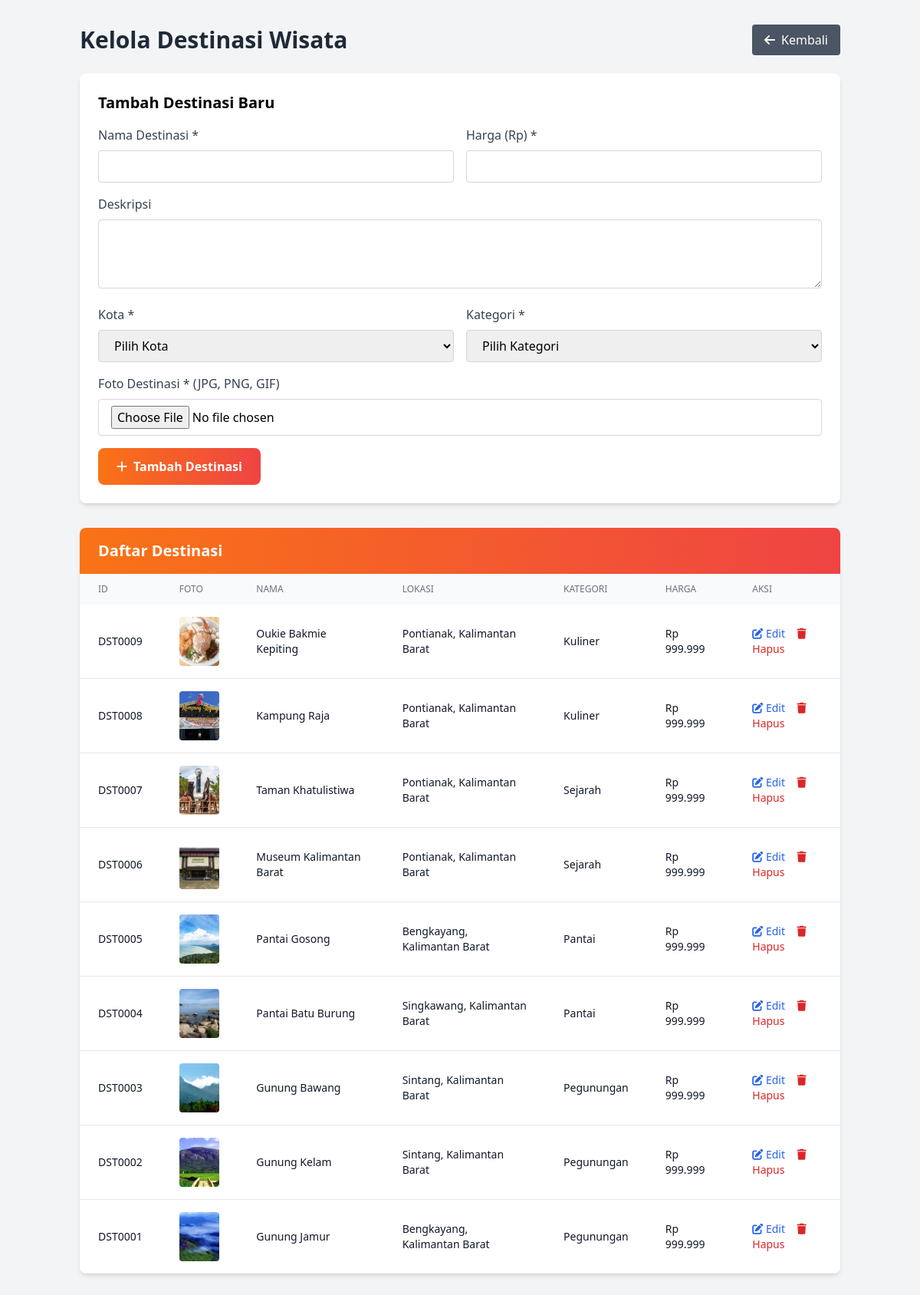
The page /admin-panel/manage-destinasi.php on the database its author committed.
### tables this page shows
CREATE TABLE `destinasi` (
  `id` varchar(7) NOT NULL,
  `nama_destinasi` varchar(255) NOT NULL,
  `deskripsi` text NOT NULL,
  `id_kota` int(11) NOT NULL,
  `id_kategori` int(11) NOT NULL,
  `harga` int(10) NOT NULL,
  `foto` varchar(255) NOT NULL
);

CREATE TABLE `kota` (
  `id` int(11) NOT NULL,
  `kota` varchar(255) NOT NULL,
  `id_provinsi` int(11) NOT NULL
);

CREATE TABLE `provinsi` (
  `id` int(11) NOT NULL,
  `provinsi` varchar(255) NOT NULL
);

CREATE TABLE `kategori` (
  `id` int(11) NOT NULL,
  `kategori` varchar(255) NOT NULL
);

### admin-panel/manage-destinasi.php (the view, shortened to what this page needs)
<?php
require_once '../backend/connection.php';
$edit_data = null;
$destinasi_list = $conn->query("SELECT d.*, k.kota, p.provinsi, kat.kategori FROM destinasi d JOIN kota k ON d.id_kota = k.id JOIN provinsi p ON k.id_provinsi = p.id JOIN kategori kat ON d.id_kategori = kat.id ORDER BY d.id DESC");
?>
<!DOCTYPE html>
<html lang="id">
<head>
    <script src="https://cdn.tailwindcss.com"></script>
    <link rel="stylesheet" href="https://cdnjs.cloudflare.com/ajax/libs/font-awesome/6.4.2/css/all.min.css">
</head>
<body class="bg-gray-100">
    <div class="container mx-auto px-4 py-8">
        <div class="flex justify-between items-center mb-6">
            <h1 class="text-3xl font-bold text-gray-800">Kelola Destinasi Wisata</h1>
            <a href="home-admin.php" class="bg-gray-600 text-white px-4 py-2 rounded hover:bg-gray-700">
                <i class="fas fa-arrow-left mr-2"></i>Kembali
            </a>
        </div>
        <div class="bg-white rounded-lg shadow-md p-6 mb-8">
            <h2 class="text-xl font-semibold mb-4"><?= $edit_data ? 'Edit Destinasi' : 'Tambah Destinasi Baru' ?></h2>
            <form action="" method="POST" enctype="multipart/form-data" class="space-y-4">
                <div class="grid md:grid-cols-2 gap-4">
                    <div>
                        <label class="block text-gray-700 font-medium mb-2">Nama Destinasi *</label>
                        <input type="text" name="nama_destinasi" required style="text-transform: capitalize;" value="<?= $edit_data ? htmlspecialchars($edit_data['nama_destinasi']) : '' ?>" class="w-full px-4 py-2 border border-gray-300 rounded focus:outline-none focus:ring-2 focus:ring-orange-500">
                    </div>
                    <div>
                        <label class="block text-gray-700 font-medium mb-2">Harga (Rp) *</label>
                        <input type="number" name="harga" required min="0" value="<?= $edit_data ? $edit_data['harga'] : '' ?>" class="w-full px-4 py-2 border border-gray-300 rounded focus:outline-none focus:ring-2 focus:ring-orange-500">
                    </div>
                </div>
                <div>
                    <label class="block text-gray-700 font-medium mb-2">Deskripsi</label>
                    <textarea name="deskripsi" rows="3" class="w-full px-4 py-2 border border-gray-300 rounded focus:outline-none focus:ring-2 focus:ring-orange-500"><?= $edit_data ? htmlspecialchars($edit_data['deskripsi']) : '' ?></textarea>
                </div>
                <div class="grid md:grid-cols-2 gap-4">
                    <div>
                        <label class="block text-gray-700 font-medium mb-2">Kota *</label>
                        <select name="id_kota" required class="w-full px-4 py-2 border border-gray-300 rounded focus:outline-none focus:ring-2 focus:ring-orange-500">
                            <option value="">Pilih Kota</option>
                        </select>
                    </div>
                    <div>
                        <label class="block text-gray-700 font-medium mb-2">Kategori *</label>
                        <select name="id_kategori" required class="w-full px-4 py-2 border border-gray-300 rounded focus:outline-none focus:ring-2 focus:ring-orange-500">
                            <option value="">Pilih Kategori</option>
                        </select>
                    </div>
                </div>
                <div>
                    <label class="block text-gray-700 font-medium mb-2">Foto Destinasi <?= $edit_data ? '(Kosongkan jika tidak ingin mengubah foto)' : '*' ?> (JPG, PNG, GIF)</label>
                    <input type="file" name="foto" <?= $edit_data ? '' : 'required' ?> accept="image/*" class="w-full px-4 py-2 border border-gray-300 rounded focus:outline-none focus:ring-2 focus:ring-orange-500">
                </div>
                <div class="flex gap-3">
                    <button type="submit" name="<?= $edit_data ? 'edit_destinasi' : 'tambah_destinasi' ?>" class="bg-gradient-to-r from-orange-500 to-red-500 text-white px-6 py-3 rounded-lg hover:from-orange-600 hover:to-red-600 font-semibold">
                        <i class="fas <?= $edit_data ? 'fa-save' : 'fa-plus' ?> mr-2"></i><?= $edit_data ? 'Update Destinasi' : 'Tambah Destinasi' ?>
                    </button>
                </div>
            </form>
        </div>
        <div class="bg-white rounded-lg shadow-md overflow-hidden">
            <div class="px-6 py-4 bg-gradient-to-r from-orange-500 to-red-500">
                <h2 class="text-xl font-semibold text-white">Daftar Destinasi</h2>
            </div>
            <div class="overflow-x-auto">
                <table class="w-full">
                    <thead class="bg-gray-50">
                        <tr>
                            <th class="px-6 py-3 text-left text-xs font-medium text-gray-500 uppercase">ID</th>
                            <th class="px-6 py-3 text-left text-xs font-medium text-gray-500 uppercase">Foto</th>
                            <th class="px-6 py-3 text-left text-xs font-medium text-gray-500 uppercase">Nama</th>
                            <th class="px-6 py-3 text-left text-xs font-medium text-gray-500 uppercase">Lokasi</th>
                            <th class="px-6 py-3 text-left text-xs font-medium text-gray-500 uppercase">Kategori</th>
                            <th class="px-6 py-3 text-left text-xs font-medium text-gray-500 uppercase">Harga</th>
                            <th class="px-6 py-3 text-left text-xs font-medium text-gray-500 uppercase">Aksi</th>
                        </tr>
                    </thead>
                    <tbody class="divide-y divide-gray-200">
                        <?php while($dest = $destinasi_list->fetch_assoc()): ?>
                        <tr class="hover:bg-gray-50">
                            <td class="px-6 py-4 text-sm text-gray-900"><?= $dest['id'] ?></td>
                            <td class="px-6 py-4">
                                <img src="../backend/img/<?= htmlspecialchars($dest['foto']) ?>" alt="<?= htmlspecialchars($dest['nama_destinasi']) ?>" class="w-16 h-16 object-cover rounded">
                            </td>
                            <td class="px-6 py-4 text-sm text-gray-900"><?= htmlspecialchars($dest['nama_destinasi']) ?></td>
                            <td class="px-6 py-4 text-sm text-gray-900"><?= htmlspecialchars($dest['kota']) ?>, <?= htmlspecialchars($dest['provinsi']) ?></td>
                            <td class="px-6 py-4 text-sm text-gray-900"><?= htmlspecialchars($dest['kategori']) ?></td>
                            <td class="px-6 py-4 text-sm text-gray-900">Rp <?= number_format($dest['harga'], 0, ',', '.') ?></td>
                            <td class="px-6 py-4 text-sm space-x-3">
                                <a href="?edit=<?= $dest['id'] ?>" class="text-blue-600 hover:text-blue-800">
                                    <i class="fas fa-edit"></i> Edit
                                </a>
                                <a href="?delete=<?= $dest['id'] ?>" onclick="return confirm('Yakin ingin menghapus destinasi ini?')" class="text-red-600 hover:text-red-800">
                                    <i class="fas fa-trash"></i> Hapus
                                </a>
                            </td>
                        </tr>
                        <?php endwhile; ?>
                    </tbody>
                </table>
            </div>
        </div>
    </div>
</body>
</html>

### rows shown on the page
destinasi: id "DST0009", foto (picture), nama_destinasi "Oukie Bakmie Kepiting", id_kota.kota "Pontianak", provinsi.provinsi "Kalimantan Barat", id_kategori.kategori "Kuliner", harga "999.999"
destinasi: id "DST0008", foto (picture), nama_destinasi "Kampung Raja", id_kota.kota "Pontianak", provinsi.provinsi "Kalimantan Barat", id_kategori.kategori "Kuliner", harga "999.999"
destinasi: id "DST0007", foto (picture), nama_destinasi "Taman Khatulistiwa", id_kota.kota "Pontianak", provinsi.provinsi "Kalimantan Barat", id_kategori.kategori "Sejarah", harga "999.999"
destinasi: id "DST0006", foto (picture), nama_destinasi "Museum Kalimantan Barat", id_kota.kota "Pontianak", provinsi.provinsi "Kalimantan Barat", id_kategori.kategori "Sejarah", harga "999.999"
destinasi: id "DST0005", foto (picture), nama_destinasi "Pantai Gosong", id_kota.kota "Bengkayang", provinsi.provinsi "Kalimantan Barat", id_kategori.kategori "Pantai", harga "999.999"
destinasi: id "DST0004", foto (picture), nama_destinasi "Pantai Batu Burung", id_kota.kota "Singkawang", provinsi.provinsi "Kalimantan Barat", id_kategori.kategori "Pantai", harga "999.999"
destinasi: id "DST0003", foto (picture), nama_destinasi "Gunung Bawang", id_kota.kota "Sintang", provinsi.provinsi "Kalimantan Barat", id_kategori.kategori "Pegunungan", harga "999.999"
destinasi: id "DST0002", foto (picture), nama_destinasi "Gunung Kelam", id_kota.kota "Sintang", provinsi.provinsi "Kalimantan Barat", id_kategori.kategori "Pegunungan", harga "999.999"
destinasi: id "DST0001", foto (picture), nama_destinasi "Gunung Jamur", id_kota.kota "Bengkayang", provinsi.provinsi "Kalimantan Barat", id_kategori.kategori "Pegunungan", harga "999.999"
